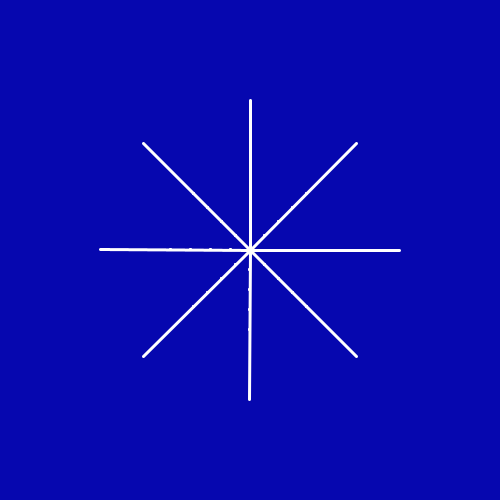
Frame 1 (no input)
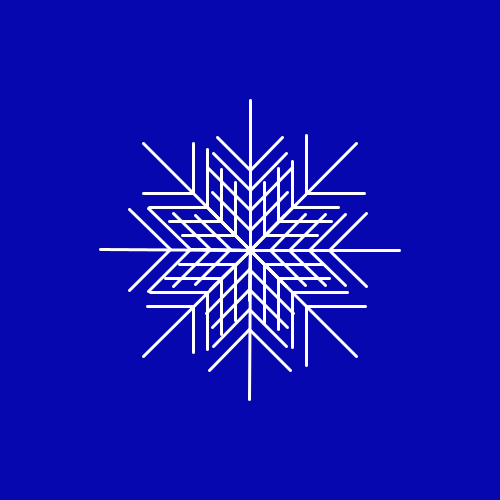
Frame 60 (the mouse pressed at the canvas centre just before this capture)
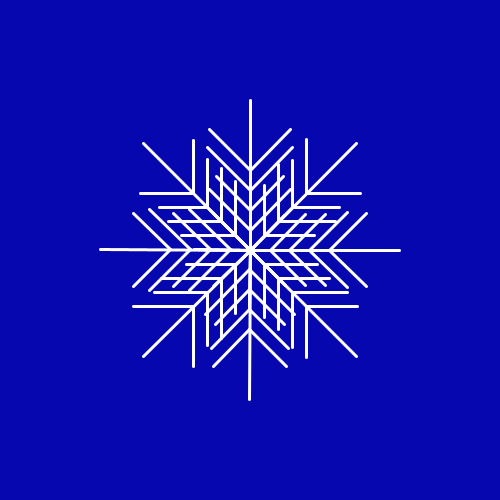
Frame 120 (the mouse held since frame 60 and released just before this capture)

The Processing sketch that drew these frames (run headless with seeded random() and noise(); from frame 60 on, the mouse is pressed at the canvas centre):

// Processing sketch: sketch_15122017
// ── sketch_15122017.pde
int total = 8;
float rand;
float n;

void setup(){
  size(500,500);
  smooth();
  stroke(255);
  strokeWeight(3);
}


void draw(){
  background(6,7,175);
  translate(width/2, height/2);
  for(int i = 0; i < total; i++){
    float angle = map(i, 0, total, 0, TWO_PI);
    pushMatrix();
    rotate(angle);
    branch();
    popMatrix();
  }
}


void branch(){
  line(0,0,0,-150);
  for(int i = 0; i < 100; i+=20){
    if(frameCount%20 == 0){
    rand = noise(random(10,60));
    n = map(rand,-1,1,10,50);
    }
    float r = n;
    pushMatrix();
    translate(0,-i);
    line(0,0,r,-r);
    line(0,0,-r,-r);
    popMatrix();
  }
}
